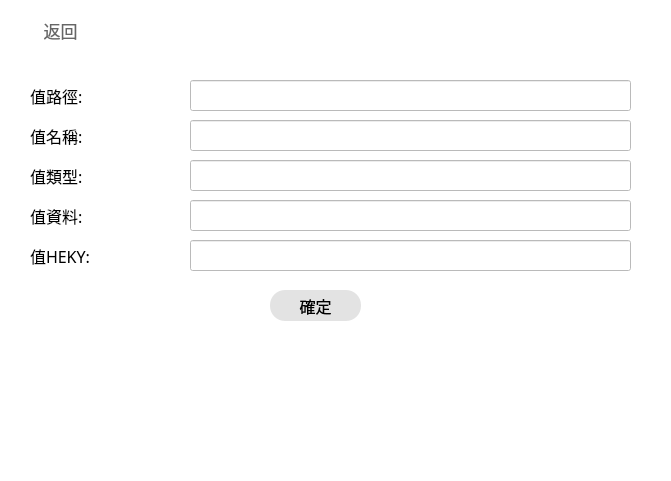
    <widget class="QWidget" name="Customize_REG_Command_widget" native="true">
     <property name="geometry">
      <rect>
       <x>170</x>
       <y>50</y>
       <width>671</width>
       <height>481</height>
      </rect>
     </property>
     <property name="font">
      <font>
       <family>Microsoft YaHei</family>
       <pointsize>11</pointsize>
       <stylestrategy>PreferAntialias</stylestrategy>
      </font>
     </property>
     <property name="styleSheet">
      <string notr="true">background-color:rgba(255, 255, 255,240);</string>
     </property>
     <widget class="QPushButton" name="Customize_REG_Command_Back">
      <property name="geometry">
       <rect>
        <x>10</x>
        <y>10</y>
        <width>101</width>
        <height>41</height>
       </rect>
      </property>
      <property name="sizePolicy">
       <sizepolicy hsizetype="Minimum" vsizetype="Minimum">
        <horstretch>0</horstretch>
        <verstretch>0</verstretch>
       </sizepolicy>
      </property>
      <property name="font">
       <font>
        <family>Microsoft YaHei</family>
        <pointsize>13</pointsize>
        <stylestrategy>PreferAntialias</stylestrategy>
       </font>
      </property>
      <property name="focusPolicy">
       <enum>Qt::StrongFocus</enum>
      </property>
      <property name="styleSheet">
       <string notr="true">QPushButton
{
	border:none;
	background-color:rgba(0,0,0,0);
	color:rgba(60,60,60,200);
}
QPushButton:hover
{
    color:rgba(60,60,60,255);
}
</string>
      </property>
      <property name="text">
       <string>返回</string>
      </property>
      <property name="icon">
       <iconset>
        <normaloff>:/icon/Icon/exit2.png</normaloff>:/icon/Icon/exit2.png</iconset>
      </property>
      <property name="iconSize">
       <size>
        <width>20</width>
        <height>20</height>
       </size>
      </property>
      <property name="checkable">
       <bool>false</bool>
      </property>
     </widget>
     <widget class="QLabel" name="Value_Path_title">
      <property name="geometry">
       <rect>
        <x>30</x>
        <y>80</y>
        <width>161</width>
        <height>31</height>
       </rect>
      </property>
      <property name="font">
       <font>
        <family>Microsoft YaHei</family>
        <pointsize>12</pointsize>
        <weight>50</weight>
        <bold>false</bold>
       </font>
      </property>
      <property name="styleSheet">
       <string notr="true"/>
      </property>
      <property name="text">
       <string>值路徑:</string>
      </property>
      <property name="alignment">
       <set>Qt::AlignLeading|Qt::AlignLeft|Qt::AlignVCenter</set>
      </property>
     </widget>
     <widget class="QLabel" name="Value_Name_title">
      <property name="geometry">
       <rect>
        <x>30</x>
        <y>120</y>
        <width>161</width>
        <height>31</height>
       </rect>
      </property>
      <property name="font">
       <font>
        <family>Microsoft YaHei</family>
        <pointsize>12</pointsize>
        <weight>50</weight>
        <bold>false</bold>
       </font>
      </property>
      <property name="styleSheet">
       <string notr="true"/>
      </property>
      <property name="text">
       <string>值名稱:</string>
      </property>
      <property name="alignment">
       <set>Qt::AlignLeading|Qt::AlignLeft|Qt::AlignVCenter</set>
      </property>
     </widget>
     <widget class="QLabel" name="Value_Type_title">
      <property name="geometry">
       <rect>
        <x>30</x>
        <y>160</y>
        <width>161</width>
        <height>31</height>
       </rect>
      </property>
      <property name="font">
       <font>
        <family>Microsoft YaHei</family>
        <pointsize>12</pointsize>
        <weight>50</weight>
        <bold>false</bold>
       </font>
      </property>
      <property name="styleSheet">
       <string notr="true"/>
      </property>
      <property name="text">
       <string>值類型:</string>
      </property>
      <property name="alignment">
       <set>Qt::AlignLeading|Qt::AlignLeft|Qt::AlignVCenter</set>
      </property>
     </widget>
     <widget class="QLabel" name="Value_Data_title">
      <property name="geometry">
       <rect>
        <x>30</x>
        <y>200</y>
        <width>161</width>
        <height>31</height>
       </rect>
      </property>
      <property name="font">
       <font>
        <family>Microsoft YaHei</family>
        <pointsize>12</pointsize>
        <weight>50</weight>
        <bold>false</bold>
       </font>
      </property>
      <property name="styleSheet">
       <string notr="true"/>
      </property>
      <property name="text">
       <string>值資料:</string>
      </property>
      <property name="alignment">
       <set>Qt::AlignLeading|Qt::AlignLeft|Qt::AlignVCenter</set>
      </property>
     </widget>
     <widget class="QLineEdit" name="Value_Path_input">
      <property name="geometry">
       <rect>
        <x>190</x>
        <y>80</y>
        <width>441</width>
        <height>31</height>
       </rect>
      </property>
      <property name="font">
       <font>
        <family>Microsoft YaHei</family>
        <pointsize>11</pointsize>
        <stylestrategy>PreferAntialias</stylestrategy>
       </font>
      </property>
     </widget>
     <widget class="QLineEdit" name="Value_Type_input">
      <property name="geometry">
       <rect>
        <x>190</x>
        <y>160</y>
        <width>441</width>
        <height>31</height>
       </rect>
      </property>
      <property name="font">
       <font>
        <family>Microsoft YaHei</family>
        <pointsize>11</pointsize>
        <stylestrategy>PreferAntialias</stylestrategy>
       </font>
      </property>
     </widget>
     <widget class="QLineEdit" name="Value_Name_input">
      <property name="geometry">
       <rect>
        <x>190</x>
        <y>120</y>
        <width>441</width>
        <height>31</height>
       </rect>
      </property>
      <property name="font">
       <font>
        <family>Microsoft YaHei</family>
        <pointsize>11</pointsize>
        <stylestrategy>PreferAntialias</stylestrategy>
       </font>
      </property>
     </widget>
     <widget class="QLineEdit" name="Value_Data_input">
      <property name="geometry">
       <rect>
        <x>190</x>
        <y>200</y>
        <width>441</width>
        <height>31</height>
       </rect>
      </property>
      <property name="font">
       <font>
        <family>Microsoft YaHei</family>
        <pointsize>11</pointsize>
        <stylestrategy>PreferAntialias</stylestrategy>
       </font>
      </property>
     </widget>
     <widget class="QPushButton" name="Customize_REG_Command_Run_Button">
      <property name="geometry">
       <rect>
        <x>270</x>
        <y>290</y>
        <width>91</width>
        <height>31</height>
       </rect>
      </property>
      <property name="sizePolicy">
       <sizepolicy hsizetype="Minimum" vsizetype="Minimum">
        <horstretch>0</horstretch>
        <verstretch>0</verstretch>
       </sizepolicy>
      </property>
      <property name="font">
       <font>
        <family>Microsoft YaHei</family>
        <pointsize>12</pointsize>
        <stylestrategy>PreferAntialias</stylestrategy>
       </font>
      </property>
      <property name="focusPolicy">
       <enum>Qt::StrongFocus</enum>
      </property>
      <property name="styleSheet">
       <string notr="true">QPushButton
{
	border:none;
	background-color:rgba(20,20,20,30);
	border-radius: 15px;
}
QPushButton:hover
{
    background-color:rgba(20,20,20,50);
}
QPushButton:pressed
{
    background-color:rgba(20,20,20,70);
}</string>
      </property>
      <property name="text">
       <string>確定</string>
      </property>
      <property name="iconSize">
       <size>
        <width>16</width>
        <height>16</height>
       </size>
      </property>
      <property name="checkable">
       <bool>false</bool>
      </property>
     </widget>
     <widget class="QLabel" name="Value_HEKY_title">
      <property name="geometry">
       <rect>
        <x>30</x>
        <y>240</y>
        <width>161</width>
        <height>31</height>
       </rect>
      </property>
      <property name="font">
       <font>
        <family>Microsoft YaHei</family>
        <pointsize>12</pointsize>
        <weight>50</weight>
        <bold>false</bold>
       </font>
      </property>
      <property name="styleSheet">
       <string notr="true"/>
      </property>
      <property name="text">
       <string>值HEKY:</string>
      </property>
      <property name="alignment">
       <set>Qt::AlignLeading|Qt::AlignLeft|Qt::AlignVCenter</set>
      </property>
     </widget>
     <widget class="QLineEdit" name="Value_HEKY_input">
      <property name="geometry">
       <rect>
        <x>190</x>
        <y>240</y>
        <width>441</width>
        <height>31</height>
       </rect>
      </property>
      <property name="font">
       <font>
        <family>Microsoft YaHei</family>
        <pointsize>11</pointsize>
        <stylestrategy>PreferAntialias</stylestrategy>
       </font>
      </property>
     </widget>
    </widget>
